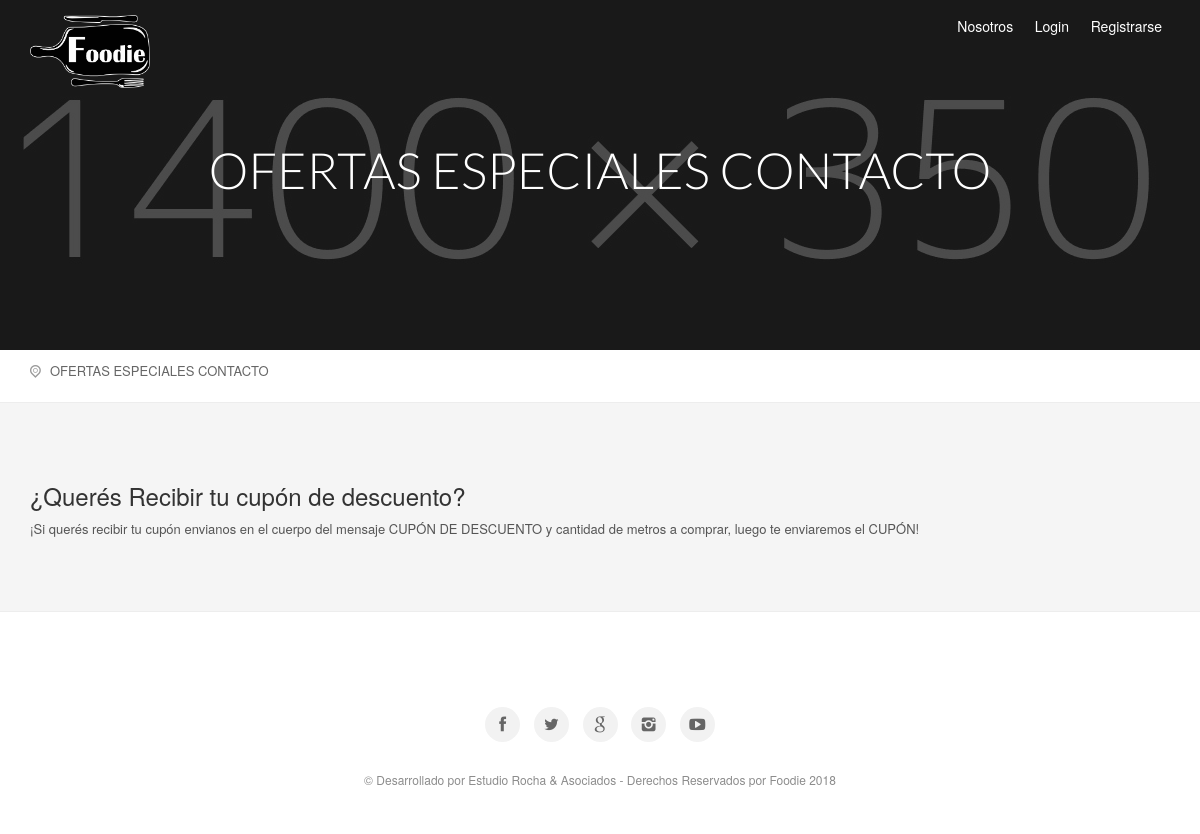
The page /contenidos.php?id=OFERTAS ESPECIALES CONTACTO on the database its author committed.
### tables this page shows
CREATE TABLE `contenidos` (
  `id` int(11) NOT NULL,
  `contenido` longtext,
  `cod` varchar(255) NOT NULL
);

### Config/Autoload.php (called while the page is built, shortened)
<?php
class autoload
{
    public static function runSitio()
    {
        spl_autoload_register(
            function($clase)
            {
                $ruta = str_replace("\\", "/", $clase) . ".php";
            }
        );
    }
}

### Clases/Conexion.php (called while the page is built, shortened)
<?php namespace Clases;
class Conexion
{
    private $datos = array("host"=> "localhost","user"=> "root","pass"=> "","db"  => "foodie");
    private $con;
    public function __construct()
    {
        $this->con = mysqli_connect($this->datos["host"], $this->datos["user"], $this->datos["pass"], $this->datos["db"]);
        mysqli_set_charset($this->con,'utf8');
    }
    public function sqlReturn($query)
    {
        $dato = $this->con->query($query);
        return $dato;
    }
}

### Clases/Contenidos.php (called while the page is built, shortened)
<?php namespace Clases;
class Contenidos
{
    public $cod;
    private $con;
    public function __construct()
    {
        $this->con = new Conexion();
    }
    public function view()
    {
        $sql   = "SELECT * FROM contenidos WHERE cod = '{$this->cod}' ORDER BY id DESC";
        $notas = $this->con->sqlReturn($sql);
        $row   = mysqli_fetch_assoc($notas);
        return $row;
    }
}

### contenidos.php (the view, shortened to what this page needs)
<?php
require_once "Config/Autoload.php";
$contenidos = new Clases\Contenidos();
$id = isset($_GET["id"]) ? $_GET["id"] : '';
$contenidos->set("cod", $id);
$contenido = $contenidos->view();
?>
    <section class="parallax-window" id="short" data-parallax="scroll" data-image-src="img/sub_header_short.jpg"
             data-natural-width="1400" data-natural-height="350">
        <div id="subheader">
            <div id="sub_content">
                <h1><?= $contenido["cod"] ?></h1>
            </div>
        </div>
    </section>
    <div id="position">
        <div class="container">
            <ul>
                <li><a href="#0"><p><?= $contenido["cod"] ?></p></a></li>
            </ul>
        </div>
    </div>
    <div class="container margin_60_35">
        <div class="row" id="contacts">
            <div class="col-md-12">
                <?= $contenido["contenido"] ?>
            </div>
        </div>
    </div>

### assets/css/style.css (style rules this page uses)
body { font-size:13px; line-height:1.4; color:#555;background-color:#f5f5f5; font-family:"Helvetica Neue", Helvetica, Arial, sans-serif; }
h1, h2, h3, h4, h5, h6, label { color:#333; }
h1, h2 { font-family: 'Lato', "Helvetica Neue", Helvetica, Arial, sans-serif; }
a { color:#ec008c;text-decoration: none;-webkit-transition: all 0.2s ease;transition: all 0.2s ease; outline:none; }
#subheader { color:#fff; text-align:center; display: table; width:100%; height:470px; background: rgba(0,0,0,.7); }
#short #subheader { height:350px; }
#sub_content { display: table-cell; padding:0 15%; vertical-align: middle; text-align:center; font-size:16px; }
#sub_content h1 { margin:0 0 10px 0; font-size:60px; font-weight:300; color:#fff; }
.parallax-window { min-height: 470px; background:transparent; position:relative; }
.parallax-window#short { height: 350px; min-height:inherit; }
#position { background-color:#fff; border-bottom:1px solid #ededed; padding:10px 0; font-size:11px; }
#position ul li:first-child { padding-left:20px; }
#position ul li:first-child:before { content:"\eaf4"; font-style: normal; font-weight: normal; font-family: "fontello"; position:absolute; left:0; top:1px; color:#999; }
#position ul { margin:0; padding:0; color:#888; }
#position ul li a { color:#252525; opacity:0.7; }
#position ul li { display:inline-block; padding-right:8px; margin-right:3px; position:relative; }
#position ul li:after { content:"\e9ee"; font-style: normal; font-weight: normal; font-family: "fontello"; position:absolute; right:0; top:1px; }
#position ul li:last-child:after { content:''; }
.margin_60_35 { padding-top:60px; padding-bottom:35px; }
#position { background-color:#fff; border-bottom:1px solid #ededed; padding:12px 0; font-size:13px; }
#position ul { display:inline-block; }

### assets/css/responsive.css (style rules this page uses)
@media only screen and (max-width : 1200px) { #sub_content h1 { font-size:50px; } }

### rows shown on the page
contenidos: cod "OFERTAS ESPECIALES CONTACTO", contenido "¿Querés Recibir tu cupón de descuento? ¡Si querés recibir tu cupón envianos en el cuerpo del mensaje CUPÓN DE DESCUENTO y cantidad de metros a comprar, luego te enviaremos el CUPÓN!"
